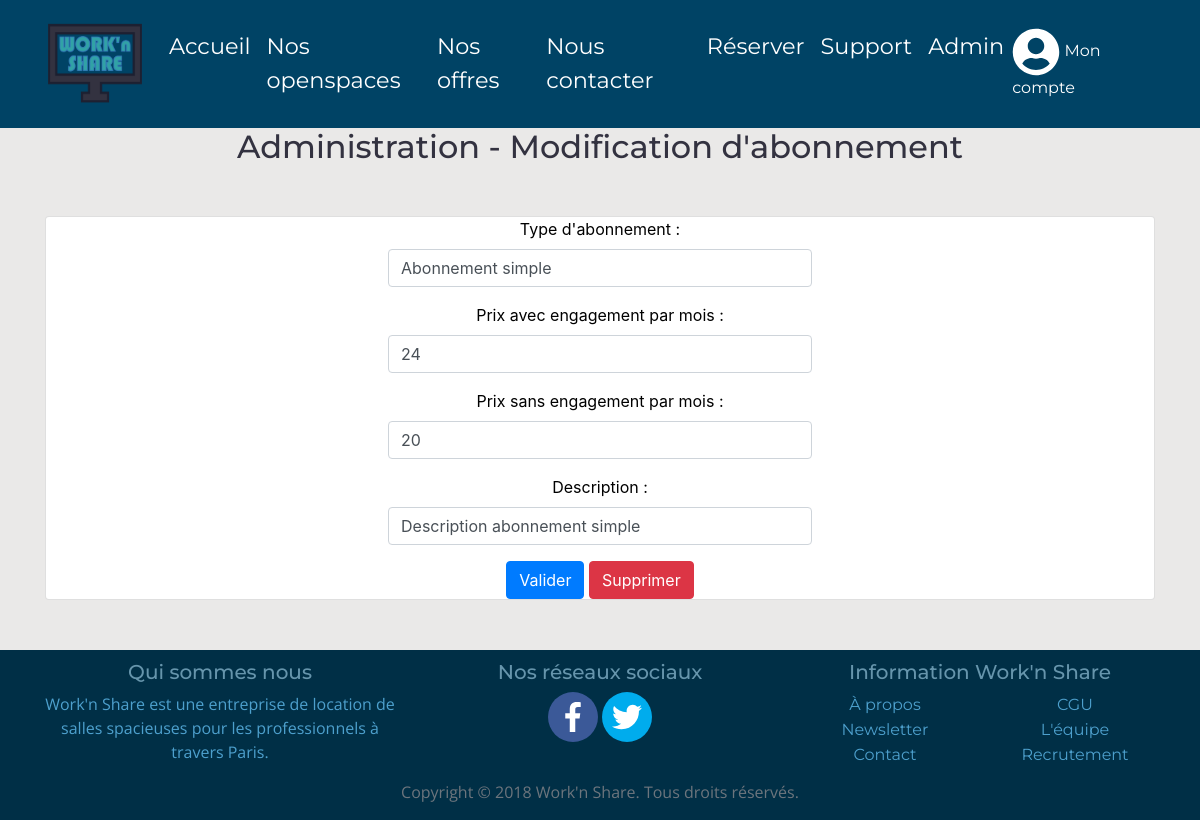
Screenshot of /admin_subscriptions_edit.php?id_subscription=2 (signed in) with the database file from the repository.
### tables this page shows
CREATE TABLE `subscription` (
  `id_subscription` int(11) NOT NULL,
  `type_subscription` varchar(255) NOT NULL,
  `price_with_engagement` double DEFAULT NULL,
  `price_without_engagement` double DEFAULT NULL,
  `description` longtext
);

### admin_subscriptions_edit.php (the view, shortened to what this page needs)
<?php
    include 'assets/include/head.php';
    $db = connectDb();
    $query = $db->prepare(" SELECT type_subscription,
                            price_with_engagement,
                            price_without_engagement,
                            description
                            FROM SUBSCRIPTION
                            WHERE id_subscription=:id_subscription
                        ");
    $query->execute([ "id_subscription" => $_GET["id_subscription"] ]);
    $result = $query->fetch();
?>
    <body>
        <?php include 'assets/include/header.php'; ?>
        <section>
            <center><h2>Administration - Modification d'abonnement</h2></center>
            <div class="container main-content">
                <div class="row" style="margin-top:50px; margin-bottom:50px;">
                    <div class="col-md-12">
                        <div class="card-deck">
                            <div class="card" style="padding-left:30%; padding-right:30%;">
                                <?php echo '<form method="POST" action="admin_subscriptions_edit.php?id_subscription='.$_GET["id_subscription"].'">'; ?>
                                    <center>
                                        <div class="form-group">
                                            <label>Type d'abonnement :</label>
                                            <?php echo '<input type="text" class="form-control" name="subscription_name" value="'.$result[0].'" required="required">'; ?>
                                        </div>
                                        <div class="form-group">
                                            <center>
                                                <label>Prix avec engagement par mois :</label>
                                                <?php echo '<input type="text" class="form-control" name="price_with_engagement" value="'.$result[1].'" required="required">'; ?>
                                            </center>
                                        </div>
                                        <div class="form-group">
                                            <center>
                                                <label>Prix sans engagement par mois :</label>
                                                <?php echo '<input type="text" class="form-control" name="price_without_engagement" value="'.$result[2].'" required="required">'; ?>
                                            </center>
                                        </div>
                                        <div class="form-group">
                                            <center>
                                                <label>Description :</label>
                                                <?php echo '<input type="text" class="form-control" name="description" value="'.$result[3].'">'; ?>
                                            </center>
                                        </div>
                                        <button type="submit" class="btn btn-primary">Valider</button>
                                        <?php echo '<a class="btn btn-danger" href="admin_subscriptions_edit.php?id_subscription='.$_GET["id_subscription"].'&del=true">Supprimer</a>'; ?>
                                    </center>
                                </form>
                            </div>
                        </div>
                    </div>
                </div>
            </div>
        </section>
        <?php include "assets/include/footer.php"; ?>
    </body>
</html>

### assets/css/stylesheet.css (style rules this page uses)
html, body { height: 100%; }
body { background-color: #eae9e8; }
h1, h2, h3, h4, h5, h6 { font-family: 'Montserrat', sans-serif; color: #333240; }
label { color: black; }

### rows the page displays
subscription: subscription_name "Abonnement simple", price_with_engagement "24", price_without_engagement "20", description "Description abonnement simple"
